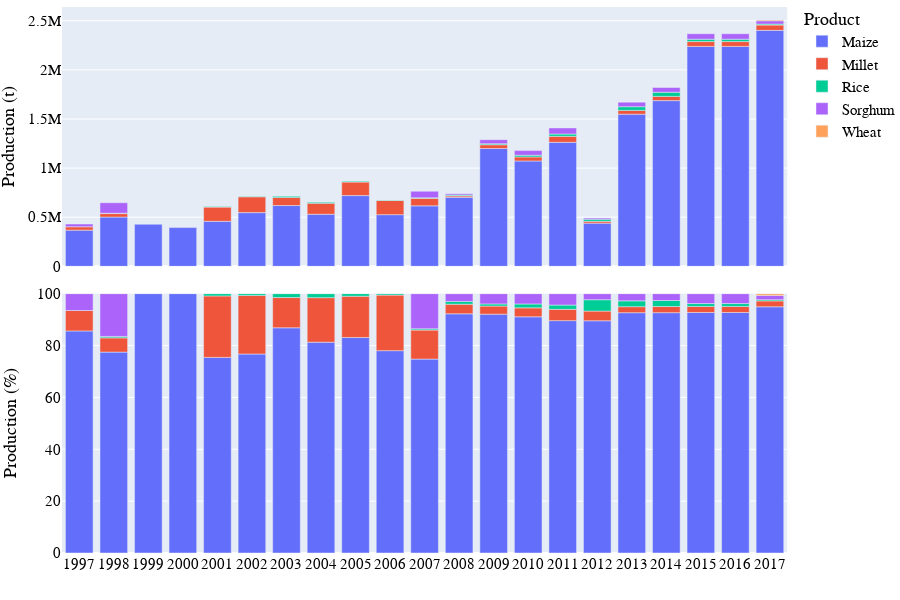

The code cell stored with this chart in its notebook:
### Markdown cell above
## Visualization of production data

### Code cell
# Bar chart of national grain production
country_iso, country_name = 'AO', 'Angola'
df = pd.read_hdf('./data/crop/adm_crop_production_%s.hdf' % country_iso)
df = df[df['gscd_code']=='calibrated']; df['year'] = df['harvest_year']
year = [df['year'].min(), df['year'].max()]
product_order = ['Maize', 'Millet', 'Rice','Sorghum']
for season_name in ['Main']:
    footnote = 'National grain production in %s - %s' % (country_name, season_name)
    fn_save = './figures/%s_bar_natgrainprod_%s.png' % (country_iso, season_name)
    sub = df[df['season_name'] == season_name]
    fig = PlotBarProduction(sub, year, product_order, footnote, fn_save)
    fig.show()

### Figure 1 — Plotly figure (JSON) as saved in the notebook; plotly's stock layout.template omitted (floating-point values rounded to 4 significant figures)
{"data": [{"alignmentgroup": "True", "hovertemplate": "product=Maize<br>season_name=Main<br>type=orig_unit<br>year=%{x}<br>value=%{y}<extra></extra>", "legendgroup": "Maize", "marker": {"color": "#636efa", "pattern": {"shape": ""}}, "name": "Maize", "offsetgroup": "Maize", "orientation": "v", "showlegend": true, "textposition": "auto", "type": "bar", "x": [1997, 1998, 1999, 2000, 2001, 2002, 2003, 2004, 2005, 2006, 2007, 2008, 2009, 2010, 2011, 2012, 2013, 2014, 2015, 2016, 2017], "xaxis": "x2", "y": [368677, 501519, 428047, 394609, 458659, 546859, 618684, 530601, 720273, 526084, 615894, 702385, 1199587, 1072740, 1262222, 439813, 1548749, 1686870, 2238790, 2238790, 2401813], "yaxis": "y2"}, {"alignmentgroup": "True", "hovertemplate": "product=Maize<br>season_name=Main<br>type=percent<br>year=%{x}<br>value=%{y}<extra></extra>", "legendgroup": "Maize", "marker": {"color": "#636efa", "pattern": {"shape": ""}}, "name": "Maize", "offsetgroup": "Maize", "orientation": "v", "showlegend": false, "textposition": "auto", "type": "bar", "x": [1997, 1998, 1999, 2000, 2001, 2002, 2003, 2004, 2005, 2006, 2007, 2008, 2009, 2010, 2011, 2012, 2013, 2014, 2015, 2016, 2017], "xaxis": "x", "y": [85.63, 77.46, 100, 100, 75.42, 76.72, 86.84, 81.28, 83.1, 78.02, 74.76, 92.23, 92.1, 91.07, 89.59, 89.54, 92.66, 92.67, 92.73, 92.73, 94.93], "yaxis": "y"}, {"alignmentgroup": "True", "hovertemplate": "product=Millet<br>season_name=Main<br>type=orig_unit<br>year=%{x}<br>value=%{y}<extra></extra>", "legendgroup": "Millet", "marker": {"color": "#EF553B", "pattern": {"shape": ""}}, "name": "Millet", "offsetgroup": "Millet", "orientation": "v", "showlegend": true, "textposition": "auto", "type": "bar", "x": [1997, 1998, 2001, 2002, 2003, 2004, 2005, 2006, 2007, 2008, 2009, 2010, 2011, 2012, 2013, 2014, 2015, 2016, 2017], "xaxis": "x2", "y": [33927, 35550, 144162, 161068, 83089, 112115, 137864, 144390, 77127, 14396, 38134, 40723, 61226, 18380, 38604, 43057, 48765, 48765, 54430], "yaxis": "y2"}, {"alignmentgroup": "True", "hovertemplate": "product=Millet<br>season_name=Main<br>type=percent<br>year=%{x}<br>value=%{y}<extra></extra>", "legendgroup": "Millet", "marker": {"color": "#EF553B", "pattern": {"shape": ""}}, "name": "Millet", "offsetgroup": "Millet", "orientation": "v", "showlegend": false, "textposition": "auto", "type": "bar", "x": [1997, 1998, 2001, 2002, 2003, 2004, 2005, 2006, 2007, 2008, 2009, 2010, 2011, 2012, 2013, 2014, 2015, 2016, 2017], "xaxis": "x", "y": [7.88, 5.491, 23.7, 22.6, 11.66, 17.18, 15.91, 21.41, 11.2, 3.689, 3.12, 3.457, 4.346, 3.742, 2.31, 2.365, 2.346, 2.346, 2.281], "yaxis": "y"}, {"alignmentgroup": "True", "hovertemplate": "product=Rice<br>season_name=Main<br>type=orig_unit<br>year=%{x}<br>value=%{y}<extra></extra>", "legendgroup": "Rice", "marker": {"color": "#00cc96", "pattern": {"shape": ""}}, "name": "Rice", "offsetgroup": "Rice", "orientation": "v", "showlegend": true, "textposition": "auto", "type": "bar", "x": [1998, 2001, 2002, 2003, 2004, 2005, 2006, 2007, 2008, 2009, 2010, 2011, 2012, 2013, 2014, 2015, 2016, 2017], "xaxis": "x2", "y": [3596, 5335, 4890, 10697, 10057, 8650, 3831, 4635, 8416, 10711, 17697, 23209, 21493, 37608, 42288, 24576, 24576, 9427], "yaxis": "y2"}, {"alignmentgroup": "True", "hovertemplate": "product=Rice<br>season_name=Main<br>type=percent<br>year=%{x}<br>value=%{y}<extra></extra>", "legendgroup": "Rice", "marker": {"color": "#00cc96", "pattern": {"shape": ""}}, "name": "Rice", "offsetgroup": "Rice", "orientation": "v", "showlegend": false, "textposition": "auto", "type": "bar", "x": [1998, 2001, 2002, 2003, 2004, 2005, 2006, 2007, 2008, 2009, 2010, 2011, 2012, 2013, 2014, 2015, 2016, 2017], "xaxis": "x", "y": [0.5554, 0.8772, 0.686, 1.501, 1.541, 0.9979, 0.5681, 0.484, 1.078, 0.8235, 1.502, 1.647, 4.376, 2.25, 2.323, 1.102, 1.102, 0.4452], "yaxis": "y"}, {"alignmentgroup": "True", "hovertemplate": "product=Sorghum<br>season_name=Main<br>type=orig_unit<br>year=%{x}<br>value=%{y}<extra></extra>", "legendgroup": "Sorghum", "marker": {"color": "#ab63fa", "pattern": {"shape": ""}}, "name": "Sorghum", "offsetgroup": "Sorghum", "orientation": "v", "showlegend": true, "textposition": "auto", "type": "bar", "x": [1997, 1998, 2007, 2008, 2009, 2010, 2011, 2012, 2013, 2014, 2015, 2016, 2017], "xaxis": "x2", "y": [27955, 106800, 66672, 12778, 40725, 46787, 62169, 11491, 46424, 48135, 55287, 55287, 33462], "yaxis": "y2"}, {"alignmentgroup": "True", "hovertemplate": "product=Sorghum<br>season_name=Main<br>type=percent<br>year=%{x}<br>value=%{y}<extra></extra>", "legendgroup": "Sorghum", "marker": {"color": "#ab63fa", "pattern": {"shape": ""}}, "name": "Sorghum", "offsetgroup": "Sorghum", "orientation": "v", "showlegend": false, "textposition": "auto", "type": "bar", "x": [1997, 1998, 2007, 2008, 2009, 2010, 2011, 2012, 2013, 2014, 2015, 2016, 2017], "xaxis": "x", "y": [6.493, 16.5, 13.55, 3.006, 3.961, 3.972, 4.413, 2.339, 2.778, 2.644, 3.817, 3.817, 1.669], "yaxis": "y"}, {"alignmentgroup": "True", "hovertemplate": "product=Wheat<br>season_name=Main<br>type=orig_unit<br>year=%{x}<br>value=%{y}<extra></extra>", "legendgroup": "Wheat", "marker": {"color": "#FFA15A", "pattern": {"shape": ""}}, "name": "Wheat", "offsetgroup": "Wheat", "orientation": "v", "showlegend": true, "textposition": "auto", "type": "bar", "x": [2017], "xaxis": "x2", "y": [8505], "yaxis": "y2"}, {"alignmentgroup": "True", "hovertemplate": "product=Wheat<br>season_name=Main<br>type=percent<br>year=%{x}<br>value=%{y}<extra></extra>", "legendgroup": "Wheat", "marker": {"color": "#FFA15A", "pattern": {"shape": ""}}, "name": "Wheat", "offsetgroup": "Wheat", "orientation": "v", "showlegend": false, "textposition": "auto", "type": "bar", "x": [2017], "xaxis": "x", "y": [0.6723], "yaxis": "y"}], "layout": {"annotations": [{"showarrow": false, "text": "", "textangle": 90, "x": 0.98, "xanchor": "left", "xref": "paper", "y": 0.2375, "yanchor": "middle", "yref": "paper"}, {"showarrow": false, "text": "", "textangle": 90, "x": 0.98, "xanchor": "left", "xref": "paper", "y": 0.7625, "yanchor": "middle", "yref": "paper"}, {"align": "left", "font": {"color": "dimgrey", "family": "arial", "size": 15}, "showarrow": false, "text": "National grain production in Angola - Main", "x": 0, "xref": "paper", "y": -0.13, "yref": "paper"}], "barmode": "relative", "font": {"color": "black", "family": "arial", "size": 15}, "height": 600, "legend": {"title": {"text": "Product"}, "tracegroupgap": 0, "x": 1, "y": 1.01}, "margin": {"b": 0, "l": 0, "r": 0, "t": 0}, "width": 900, "xaxis": {"anchor": "y", "domain": [0, 0.98], "dtick": 1, "range": [1996.0, 2018.0], "title": {"text": ""}}, "xaxis2": {"anchor": "y2", "domain": [0, 0.98], "matches": "x", "showticklabels": false}, "yaxis": {"anchor": "x", "domain": [0, 0.475], "range": [0, 100], "title": {"text": "Production (%)"}}, "yaxis2": {"anchor": "x2", "domain": [0.525, 1], "title": {"text": "Production (t)"}}}}
